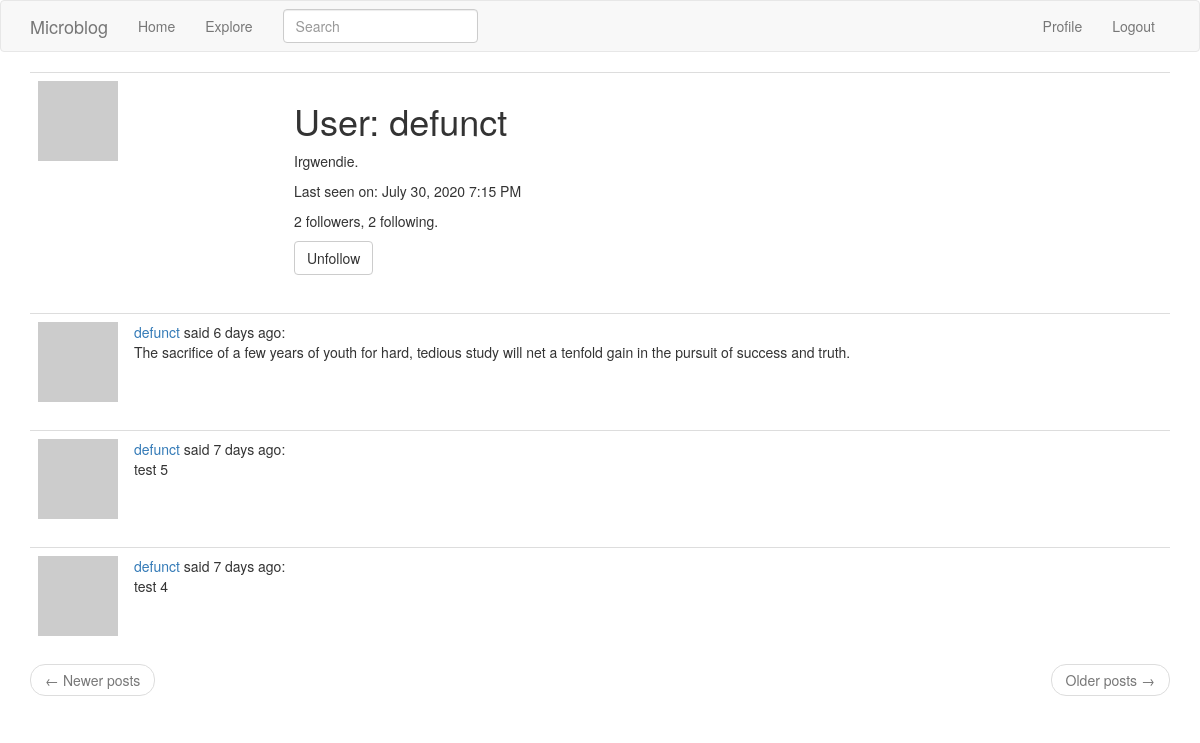
Page /user/defunct (signed in) on the earlier database version.
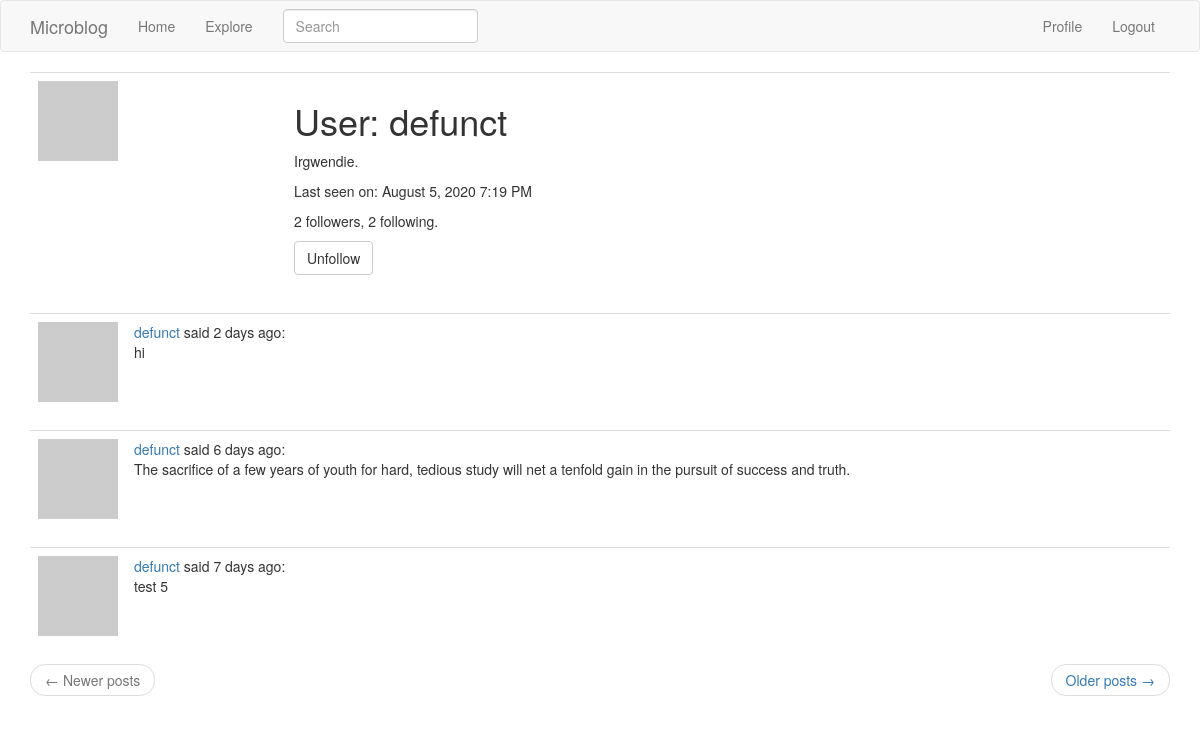
Same page on the later database version.
### app/models.py (models this page shows, shortened)
class User(UserMixin, db.Model):  # User class inherits from db.Model, base class for all models from SQLAlchemy. Also inherits UserMixin to implement login
    id = db.Column(db.Integer, primary_key=True)
    username = db.Column(db.String(64), index=True, unique=True)
    email = db.Column(db.String(120), index=True, unique=True)
    password_hash = db.Column(db.String(128), unique=True)
    posts = db.relationship('Post', backref='author', lazy='dynamic')  # sets relationship between users and posts, allows for queries like user.posts
    about_me = db.Column(db.String(140))
    last_seen = db.Column(db.DateTime, default=datetime.utcnow)
    followed = db.relationship(  # sets up querying what following relationships
        'User', secondary=followers,  # secondary is association table
        primaryjoin=(followers.c.follower_id == id),  # primaryjoin links follower user and association table
        secondaryjoin=(followers.c.followed_id == id),  # secondaryjoin links followed user and association table
        backref = db.backref('followers', lazy='dynamic'), lazy='dynamic')  # backref defines how followed entity will access their followers
    def is_following(self, user):
        return self.followed.filter(followers.c.followed_id == user.id).count() > 0  # use filter() vs filter_by() to set arbitrary filtering conditions
    def avatar(self, size):
        digest = md5(self.email.lower().encode('utf-8')).hexdigest()
        return 'https://www.gravatar.com/avatar/{}?d=identicon&s={}'.format(
            digest, size)

class SearchableMixin(object):
    @classmethod
    def search(cls, expression, page, per_page):  # first argument is a class, for example Post model
        ids, total = query_index(cls.__tablename__, expression, page, per_page)
        if total == 0:
            return cls.query.filter_by(id=0), 0
        when = []  # list of tuples, where tuples are pairs of id index and id value at that index
        for i in range(len(ids)):
            when.append((ids[i], i))
        return cls.query.filter(cls.id.in_(ids)).order_by(db.case(when, value=cls.id)), total
    @classmethod
    def before_commit(cls, session):
        session._changes = {
            'add': list(session.new),
            'update': list(session.dirty),
            'delete': list(session.deleted)
            }
    @classmethod
    def after_commit(cls, session):
        for obj in session._changes['add']:
            if isinstance(obj, SearchableMixin):
                add_to_index(obj.__tablename__, obj)
        for obj in session._changes['update']:
            if isinstance(obj, SearchableMixin):
                add_to_index(obj.__tablename__, obj)
        for obj in session._changes['delete']:
            if isinstance(obj, SearchableMixin):
                remove_from_index(obj.__tablename__, obj)
        session._changes = None

class Post(SearchableMixin, db.Model):
    __searchable__ = ['body']
    id = db.Column(db.Integer, primary_key=True)
    body = db.Column(db.String(140))
    timestamp = db.Column(db.DateTime, index=True, default=datetime.utcnow)
    user_id = db.Column(db.Integer, db.ForeignKey('user.id'))  # for ForeignKey parameter, 'user.id' refers to the id from User table

### app/main/routes.py (the view)
@bp.route('/user/<username>')  # profile page for User
@login_required
def user(username):
    user = User.query.filter_by(username=username).first_or_404()  # returns 404 if no user by that username found
    page = request.args.get(key='page', default=1, type=int)
    posts = user.posts.order_by(Post.timestamp.desc()).paginate(page, current_app.config['POSTS_PER_PAGE'], False)  # False parameter returns empty page instead of 404 error if trying to navigate to a page that doesn't exist
    if posts.has_next:
        next_url = url_for('main.user', username=user.username, page=posts.next_num)  # need username = user.username argument because url_for has to point back to same profile
    else:
        next_url = None
    if posts.has_prev:
        prev_url = url_for('main.user', username=user.username, page=posts.prev_num)
    else:
        prev_url = None
    form = EmptyForm()  # add options to follow or unfollow, specified by username.
    return render_template('user.html', user=user, posts=posts.items, form=form, next_url=next_url, prev_url=prev_url)

### app/main/forms.py
class SearchForm(FlaskForm):
    q = StringField('Search', validators=[DataRequired()])
    def __init__(self, *args, **kwargs):
        if 'formdata' not in kwargs:
            kwargs['formdata'] = request.args
        if 'csrf_enabled' not in kwargs:
            kwargs['csrf_enabled'] = False  # disables CSRF protection default for clickable search links to work
        super(SearchForm, self).__init__(*args, **kwargs)

class EmptyForm(FlaskForm):  # form for triggering follow and unfollow actions as a POST request with a CSRF token
    submit = SubmitField('Submit')  # submit button labeled Submit

### app/main/routes.py (called while the page is built)
@bp.before_request
def before_request():  # tracks when user was last seen, writes to db
    if current_user.is_authenticated:
        current_user.last_seen = datetime.utcnow()
        db.session.commit()
        g.search_form = SearchForm()  # explain

### app/models.py (called while the page is built)
@login.user_loader
def load_user(id):
    return User.query.get(int(id))  # loads user from ID, ties in LoginManager and User from database

### app/templates/user.html (shortened to what this page needs)
{% extends "base.html" %}
{% block app_content %}
    <table class="table table-hover">
        <tr>
            <td width="256px"><img src="{{ user.avatar(256) }}"></td>
            <td>
                <h1>User: {{ user.username }}</h1>
                {% if user.about_me %}<p>{{ user.about_me }}</p>{% endif %}
                {% if user.last_seen %}<p>Last seen on: {{ moment(user.last_seen).format('LLL') }}</p>{% endif %}
                <p>{{ user.followers.count() }} followers, {{ user.followed.count() }} following.</p>
                {% if user == current_user %}
                <p><a href="{{ url_for('main.edit_profile') }}">Edit your profile</a></p>
                {% else %}
                <p>
                    <form action="{{ url_for('main.unfollow', username=user.username) }}" method="post">
                        {{ form.submit(value='Unfollow', class_='btn btn-default') }}
                    </form>
                </p>
                {% endif %}
            </td>
        </tr>
    </table>
    {% for post in posts %}
        {% include '_post.html' %}
    {% endfor %}
    <nav aria-label="...">
        <ul class="pager">
            <li class="previous{% if not prev_url %} disabled{% endif %}">
                <a href="{{ prev_url or '#' }}">
                    <span aria-hidden="true">&larr;</span> Newer posts
                </a>
            </li>
            <li class="next{% if not next_url %} disabled{% endif %}">
                <a href="{{ next_url or '#' }}">
                    Older posts <span aria-hidden="true">&rarr;</span>
                </a>
            </li>
        </ul>
    </nav>
{% endblock %}

### app/templates/_post.html
<table class="table table-hover">
    <tr>
        <td width="70px">
            <a href="{{ url_for('main.user', username=post.author.username) }}">
                <img src="{{ post.author.avatar(70) }}" />
            </a>
        </td>
        <td>
            <a href="{{ url_for('main.user', username=post.author.username) }}">
                {{ post.author.username }}
            </a>
            said {{ moment(post.timestamp).fromNow()  }}:
            <br>
            {{ post.body }}
        </td>
    </tr>
</table>

Differences in the rows shown:
no longer on this page (row unchanged): Post: author.username "defunct", timestamp "7 days ago", body "test 4"
changed User "defunct": last_seen "July 30, 2020 7:15 PM" → "August 5, 2020 7:19 PM"
added Post: author.username "defunct", timestamp "2 days ago", body "hi"
